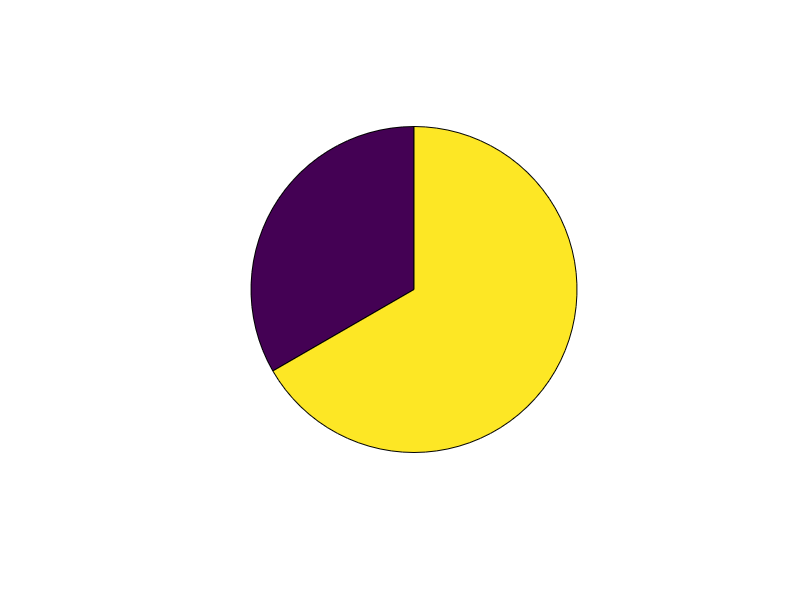

Reproduce this figure in MATLAB. (Note: this script raises an error after producing the figure.)
%% Data Setup
counts = [14, 28];
pcts   = round(counts / sum(counts) * 100);
labels = {'Reported Time Horizons', 'Did Not Specify Timelines'};
clrs   = [0.3 0.7 0.4; 0.8 0.3 0.5];

%% --- Pie Chart ---
figure('Position', [100 100 600 500]);

p = pie(counts, {'', ''});

% Slice 1
p(1).FaceColor = clrs(1,:);
p(1).EdgeColor = 'white';
p(1).LineWidth = 1.5;

% Slice 2
p(3).FaceColor = clrs(2,:);
p(3).EdgeColor = 'white';
p(3).LineWidth = 1.5;

% Slice 1 label
p(2).String     = sprintf('%d%%', pcts(1));
p(2).FontSize   = 13;
p(2).FontWeight = 'bold';
p(2).Color      = 'white';

% Slice 2 label
p(4).String     = sprintf('%d%%', pcts(2));
p(4).FontSize   = 13;
p(4).FontWeight = 'bold';
p(4).Color      = 'white';

%% Legend
legend({sprintf('%s (n=%d, %d%%)', labels{1}, counts(1), pcts(1)), ...
        sprintf('%s (n=%d, %d%%)', labels{2}, counts(2), pcts(2))}, ...
        'Location', 'southoutside', 'FontSize', 10, 'Box', 'off');
